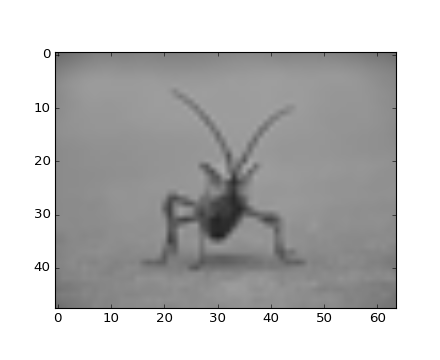

Write the Python code that produced this figure.
import matplotlib.pyplot as plt
from PIL import Image
img = Image.open('../_static/stinkbug.png')  # opens the file using Pillow - it's not an array yet
img.thumbnail((64, 64), Image.ANTIALIAS)  # resizes image in-place
imgplot = plt.imshow(img)
